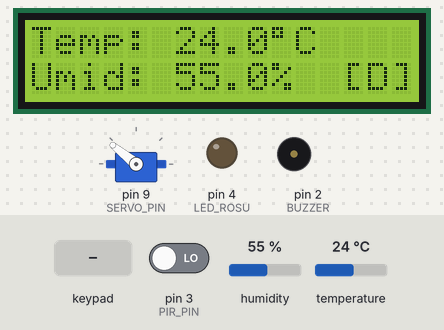
Simulated run of this program. Board: Arduino Uno, built with avr-gcc and run on an emulated ATmega328P. Parts: 16×2 character LCD, servo, output pins drawn as LEDs (lit = HIGH), buzzer (waves = sounding, pin HIGH). Dashed ring = blinking. The test bench sets the inputs (shaded band); at power-on: pin 3 (PIR_PIN) LOW, humidity 55 %, temperature 24 °C. The local clock reads 2024-03-15 10:24:30 at power-on unless the program sets it; storage starts empty; servo pulses on a pin are drawn as a servo (544–2400 µs = 0–180°); pins used as bus, display or sensor lines are not drawn; what the program prints to the serial monitor is not drawn.

Above: at 3.8 s.
3.9 s: keypad keys 1 2 3 4 # pressed 0.4 s apart
At 6.3 s:
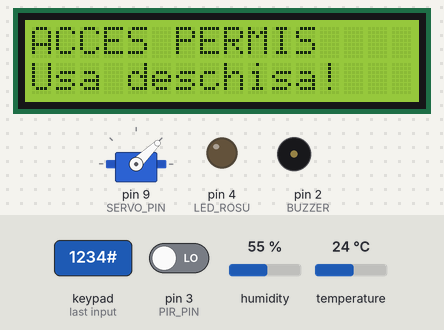
7.4 s: key '#' pressed
At 11.63 s:
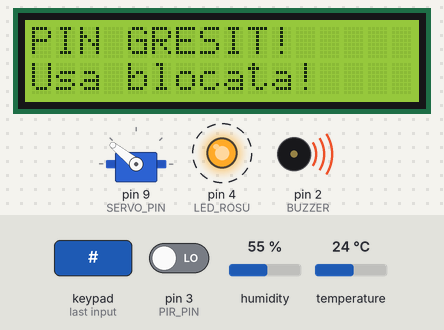
13.1 s: key 'A' pressed
At 16.1 s:
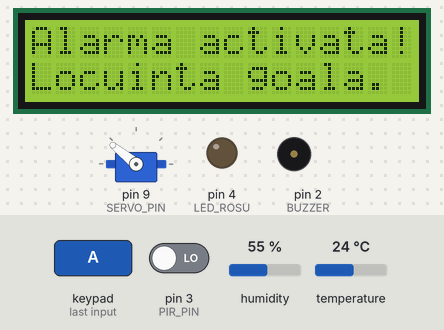
18.4 s: pin 3 (PIR_PIN) driven HIGH
At 18.56 s:
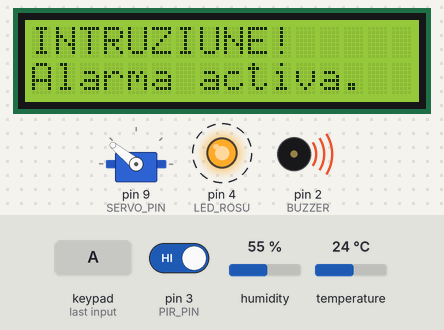
20.2 s: pin 3 (PIR_PIN) driven LOW
At 25.7 s:
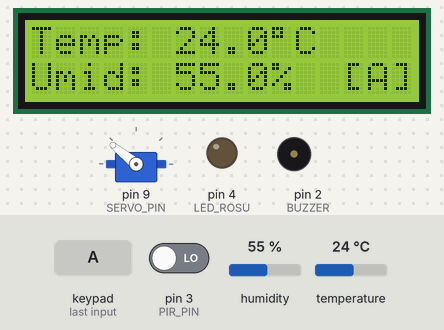
26.0 s: keypad keys 1 2 3 4 * pressed 0.4 s apart
At 28.4 s:
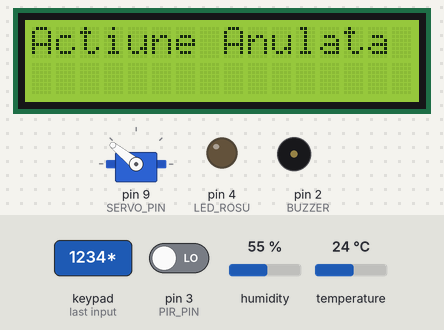
Timing chart, 0 to 29.9 s (numbered marks = the images above; inputs shaded):
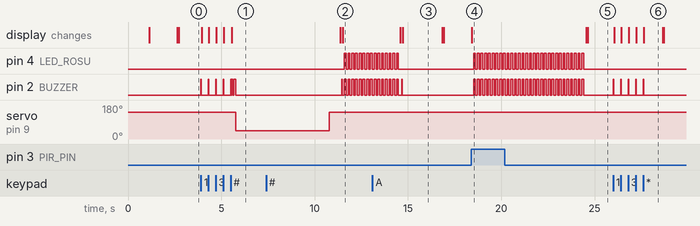

The program:

main.cpp
```cpp
#include <Arduino.h>
#include <Wire.h>
#include <LiquidCrystal_I2C.h>
#include <Keypad.h>
#include <Adafruit_SHT31.h>
#include <RTClib.h>
#include <SD.h>
#include <SPI.h>

#define SERVO_PIN PB1
#define BUZZER PD2
#define PIR_PIN PD3
#define SD_CS 10
#define LED_ROSU 4

const byte ROWS = 4;
const byte COLS = 4;
char keys[ROWS][COLS] = {
    {'1','2','3','A'},
    {'4','5','6','B'},
    {'7','8','9','C'},
    {'*','0','#','D'}
};
byte rowPins[ROWS] = {5, 6, 7, 8};
byte colPins[COLS] = {A0, A1, A2, A3};

Keypad keypad = Keypad(makeKeymap(keys), rowPins, colPins, ROWS, COLS);
LiquidCrystal_I2C lcd(0x27, 16, 2);
Adafruit_SHT31 sht30 = Adafruit_SHT31();
RTC_DS3231 rtc;
File logFile;

char currentPin[7] = "1234";
char enteredPin[7] = "";
uint8_t pinLength = 0;

unsigned long lastSHTUpdate = 0;
const long shtInterval = 2000;

bool sdCardReady = false;
bool rtcReady = false;
bool shtReady = false;
bool alarmaActivata = false;

// 0 - Normal
// 1 - PIN Vechi
// 2 - PIN Nou
uint8_t modulParola = 0;

void servo_init(void) {
    DDRB |= (1 << SERVO_PIN);
    TCCR1A = (1 << COM1A1) | (1 << WGM11);
    TCCR1B = (1 << WGM13) | (1 << WGM12) | (1 << CS11);
    ICR1 = 39999;
}

void servo_set_angle(uint8_t angle) {
    if (angle > 180)
        angle = 180;
    OCR1A = 2000 + (((uint32_t)angle * 2000) / 180);
}

void logToSD(const char* message) {
    if (!sdCardReady) return;

    SD.end();
    delay(50);
    if (!SD.begin(SD_CS)) {
        Serial.println(F("LOG: SD reinit eroare"));
        return;
    }

    logFile = SD.open("log.txt", FILE_WRITE);
    if (!logFile) {
        Serial.println(F("LOG: EROARE"));
        return;
    }

    if (rtcReady) {
        DateTime now = rtc.now();
        char buf[32];
        sprintf(buf, "[%04d-%02d-%02d %02d:%02d:%02d] ", now.year(), now.month(), now.day(), now.hour(), now.minute(), now.second());
        logFile.print(buf);
    } else {
        logFile.print(F("[NO RTC] "));
    }

    logFile.println(message);
    logFile.close();
    Serial.println(F("LOG: SUCCES"));
}

void declanseazaAlarma() {
    lcd.clear();
    lcd.setCursor(0, 0);
    lcd.print(F("INTRUZIUNE!"));
    lcd.setCursor(0, 1);
    lcd.print(F("Alarma activa.    "));
    logToSD("ALARMA DECLANSATA - INTRUS DETECTAT");

    for (int i = 0; i < 30; i++) {
        PORTD |= (1 << BUZZER);
		// led aprins cand suna
        digitalWrite(LED_ROSU, HIGH);
        delay(100);

        PORTD &= ~(1 << BUZZER);
		// led stins
        digitalWrite(LED_ROSU, LOW);
        delay(100);
    }

    lcd.clear();
    lcd.setCursor(0, 0);
    lcd.print(F("Sistem Securizat"));
    lcd.setCursor(0, 1);
    lcd.print(F("Alarma activata."));
}

void setup() {
    Serial.begin(9600);

    servo_init();
    DDRD |= (1 << BUZZER);
    PORTD &= ~(1 << BUZZER);
    DDRD &= ~(1 << PIR_PIN);
    servo_set_angle(180);

    pinMode(LED_ROSU, OUTPUT);
    digitalWrite(LED_ROSU, LOW);

    Wire.begin();
    lcd.init();
    lcd.backlight();
    lcd.clear();
    lcd.print(F("Pornire sistem.."));
    delay(1000);

    if (sht30.begin(0x44)) shtReady = true;

    if (rtc.begin()) {
        rtcReady = true;
        if (rtc.lostPower())
            rtc.adjust(DateTime(F(__DATE__), F(__TIME__)));
    }

    Serial.println(F("Initializare SD..."));
    if (SD.begin(SD_CS)) {
        sdCardReady = true;
        Serial.println(F("SD: OK!"));
    }

    lcd.clear();
    lcd.setCursor(0, 0);
    lcd.print(F("Sistem Securizat"));
    lcd.setCursor(0, 1);
    lcd.print(sdCardReady ? F("SD: SUCCES!") : F("SD: LIPSA!"));
    delay(1500);
    lcd.clear();
}

void loop() {
    char key = keypad.getKey();
    unsigned long currentMillis = millis();

    // ignor alarma de la senzorul de miscare daca incerc sa tastez codul
    if (alarmaActivata && modulParola == 0 && pinLength == 0 && (PIND & (1 << PIR_PIN))) {
        declanseazaAlarma();
        return;
    }

    // afisez temperatura si umiditatea numai daca ecranul e liber
    if (pinLength == 0 && modulParola == 0 && (currentMillis - lastSHTUpdate >= shtInterval)) {
        lastSHTUpdate = currentMillis;
        if (shtReady) {
            float t = sht30.readTemperature();
            float h = sht30.readHumidity();
            if (!isnan(t) && !isnan(h)) {
                lcd.setCursor(0, 0);
                lcd.print(F("Temp: ")); lcd.print(t, 1); lcd.print((char)223); lcd.print(F("C        "));
                lcd.setCursor(0, 1);
                lcd.print(F("Umid: ")); lcd.print(h, 1); lcd.print(F("%  "));

                if (alarmaActivata) {
                    lcd.print(F("[A]"));
                } else {
                    lcd.print(F("[D]"));
                }
            }
        }
    }

    if (key) {
        // sunet taste
        PORTD |= (1 << BUZZER);
        delay(20);
        PORTD &= ~(1 << BUZZER);

        // schimbare parola
        if (key == 'C' && pinLength == 0 && modulParola == 0) {
            modulParola = 1; // verific vechiul pin
            lcd.clear();
            lcd.setCursor(0, 0);
            lcd.print(F("Schimbare parola"));
            lcd.setCursor(0, 1);
            lcd.print(F("PIN vechi: "));
            return;
        }

        // Activare senzor de miscare
        if (key == 'A' && pinLength == 0 && modulParola == 0) {
            alarmaActivata = true;
            lcd.clear();
            lcd.setCursor(0, 0);
            lcd.print(F("Alarma activata!"));
            lcd.setCursor(0, 1);
            lcd.print(F("Locuinta goala. "));
            logToSD("SENZOR MISCARE ACTIVAT");
            delay(2000);
            lcd.clear();
            lcd.setCursor(0, 0);
            lcd.print(F("Sistem Securizat"));
            lcd.setCursor(0, 1);
            lcd.print(F("Alarma activata!"));
            return;
        }

        // mesaj cand incepe tastarea
        if (pinLength == 0 && modulParola == 0 && key != '#' && key != '*' && key != 'A' && key != 'C') {
            lcd.clear();
            lcd.setCursor(0, 0);
            lcd.print(F("Introduceti PIN:"));
            lcd.setCursor(0, 1);
        }

        // # finalizeaza
        if (key == '#') {
            // verific pin ul vechi
            if (modulParola == 1) {
                if (strcmp(enteredPin, currentPin) == 0) {
                    modulParola = 2; // cer noul pin
                    lcd.clear();
                    lcd.setCursor(0, 0);
                    lcd.print(F("Introduceti"));
                    lcd.setCursor(0, 1);
                    lcd.print(F("noul PIN: "));
                } else {
                    // pin gresit
                    lcd.clear();
                    lcd.print(F("PIN GRESIT!"));
                    delay(2000);
                    modulParola = 0;
                }
            }

            // salvez noul pin
            else if (modulParola == 2) {
                if (pinLength > 0) {
                    strcpy(currentPin, enteredPin);
                    lcd.clear();
                    lcd.setCursor(0, 0);
                    lcd.print(F("PIN SCHIMBAT!"));
                    logToSD("PAROLA SISTEMULUI A FOST MODIFICATA");
                    delay(2000);
                } else {
                    lcd.clear();
                    lcd.print(F("Eroare! Anulat."));
                    delay(1500);
                }
                modulParola = 0;
            }

            // starea default
            else {
                if (strcmp(enteredPin, currentPin) == 0) {
                    alarmaActivata = false;
                    lcd.clear();
                    lcd.print(F("ACCES PERMIS"));
                    lcd.setCursor(0, 1);
                    lcd.print(F("Usa deschisa!     "));

                    PORTD |= (1 << BUZZER);
					delay(60);
                    PORTD &= ~(1 << BUZZER);
					delay(40);
                    PORTD |= (1 << BUZZER);
					delay(120);
                    PORTD &= ~(1 << BUZZER);

                    servo_set_angle(0);
                    delay(5000);
                    servo_set_angle(180);
                    delay(500);
                    logToSD("PIN CORECT - ACCES PERMIS");

                } else {
                    lcd.clear();
                    lcd.print(F("PIN GRESIT!"));
                    lcd.setCursor(0, 1);
                    lcd.print(F("Usa blocata!        "));

                    logToSD("PIN GRESIT - ALARMA DECLANSATA");

                    for (int i = 0; i < 15; i++) {
                        PORTD |= (1 << BUZZER);
                        digitalWrite(LED_ROSU, HIGH);
                        delay(100);

                        PORTD &= ~(1 << BUZZER);
                        digitalWrite(LED_ROSU, LOW);
                        delay(100);
                    }
                }
            }

            // dupa tasta # curat toate datele introduse
            enteredPin[0] = '\0';
            pinLength = 0;
            lcd.clear();

            if (alarmaActivata && modulParola == 0) {
                lcd.setCursor(0, 0);
                lcd.print(F("Sistem Securizat"));
                lcd.setCursor(0, 1);
                lcd.print(F("Alarma activata!"));
            }
        }

        // * reseteaza
        else if (key == '*') {
            enteredPin[0] = '\0';
            pinLength = 0;
            modulParola = 0;
            lcd.clear();
            lcd.print(F("Actiune Anulata"));
            delay(1000);
            lcd.clear();
        }

        // preluarea cifrelor de la tastatura
        else if (key != 'A' && key != 'C') {
            if (pinLength < 6) {
                if (pinLength == 0) {
                        lcd.clear();
                        lcd.setCursor(0, 0);
                        if (modulParola == 1) lcd.print(F("Schimbare PIN"));
                        else if (modulParola == 2) lcd.print(F("Noul PIN:"));
                        else lcd.print(F("Introduceti PIN:"));
                        lcd.setCursor(0, 1);
                }

                enteredPin[pinLength++] = key;
                enteredPin[pinLength] = '\0';
                lcd.print('*');
            }
        }
    }
}
```

Measured:
- after the input at 3.9 s, pin 2 (BUZZER): goes 4 × (HIGH 0.02 s, LOW 0.38 s), HIGH 0.02 s, LOW 0.03 s, HIGH 0.06 s, LOW 0.04 s, HIGH 0.12 s, then LOW, starting at once; servo on pin 9 (SERVO_PIN): 141° → 44° after 1.9 s; the display: first changes after 0.06 s (image 1 shows a later state)
- after the input at 7.4 s, pin 4 (LED_ROSU): alternates HIGH for 0.10 s and LOW for 0.10 s, starting after 4.2 s; pin 2 (BUZZER): LOW → HIGH after 4.1 s, then repeats every 0.22 s: LOW 0.12 s, HIGH 0.10 s
- after the input at 18.4 s, pin 4 (LED_ROSU), pin 2 (BUZZER): alternates HIGH for 0.10 s and LOW for 0.10 s, starting after 0.12 s; the display: changes at once (image 4)
- after the input at 20.2 s, pin 4 (LED_ROSU), pin 2 (BUZZER): goes on until 24.4 s, then stays LOW; the display: first changes after 4.3 s (image 5 shows a later state)
- after the input at 26.0 s, pin 2 (BUZZER): alternates HIGH for 0.02 s and LOW for 0.38 s, 10 changes in all, then stays LOW, starting at once; the display: first changes after 0.07 s (image 6 shows a later state)
- what the display in image 3 shows lasts 2.2 s, from 14.7 s to 16.9 s
- what the display in image 6 shows lasts 1.0 s, from 27.6 s to 28.6 s
